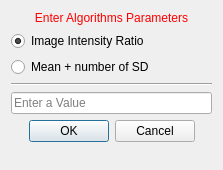
<?xml version="1.0" encoding="UTF-8"?>
<ui version="4.0">
 <class>AtrialScarViewUISQuant</class>
 <widget class="QWidget" name="AtrialScarViewUISQuant">
  <property name="geometry">
   <rect>
    <x>0</x>
    <y>0</y>
    <width>223</width>
    <height>170</height>
   </rect>
  </property>
  <property name="sizePolicy">
   <sizepolicy hsizetype="Preferred" vsizetype="Minimum">
    <horstretch>0</horstretch>
    <verstretch>0</verstretch>
   </sizepolicy>
  </property>
  <property name="minimumSize">
   <size>
    <width>0</width>
    <height>0</height>
   </size>
  </property>
  <property name="windowTitle">
   <string>Set Values</string>
  </property>
  <layout class="QVBoxLayout" name="verticalLayout">
   <item>
    <widget class="QLabel" name="titleLabel">
     <property name="styleSheet">
      <string notr="true">QLabel { color: rgb(255, 0, 0) }</string>
     </property>
     <property name="text">
      <string>Enter Algorithms Parameters</string>
     </property>
     <property name="alignment">
      <set>Qt::AlignCenter</set>
     </property>
    </widget>
   </item>
   <item>
    <widget class="QRadioButton" name="radioButton_1">
     <property name="text">
      <string>Image Intensity Ratio</string>
     </property>
     <property name="checked">
      <bool>true</bool>
     </property>
    </widget>
   </item>
   <item>
    <widget class="QRadioButton" name="radioButton_2">
     <property name="text">
      <string>Mean + number of SD</string>
     </property>
    </widget>
   </item>
   <item>
    <widget class="Line" name="line">
     <property name="orientation">
      <enum>Qt::Horizontal</enum>
     </property>
    </widget>
   </item>
   <item>
    <widget class="QLineEdit" name="lineEdit">
     <property name="text">
      <string/>
     </property>
     <property name="placeholderText">
      <string>Enter a Value</string>
     </property>
    </widget>
   </item>
   <item>
    <widget class="QDialogButtonBox" name="buttonBox">
     <property name="enabled">
      <bool>true</bool>
     </property>
     <property name="orientation">
      <enum>Qt::Horizontal</enum>
     </property>
     <property name="standardButtons">
      <set>QDialogButtonBox::Cancel|QDialogButtonBox::Ok</set>
     </property>
     <property name="centerButtons">
      <bool>true</bool>
     </property>
    </widget>
   </item>
   <item>
    <spacer name="spacer">
     <property name="orientation">
      <enum>Qt::Vertical</enum>
     </property>
     <property name="sizeType">
      <enum>QSizePolicy::Expanding</enum>
     </property>
     <property name="sizeHint" stdset="0">
      <size>
       <width>20</width>
       <height>0</height>
      </size>
     </property>
    </spacer>
   </item>
  </layout>
 </widget>
 <layoutdefault spacing="6" margin="11"/>
 <resources/>
 <connections/>
</ui>
